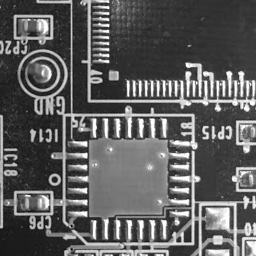
#> input picture python_package/imgs/ref.png, 256 x 256 px
$ jupyter execute Test.ipynb   (shell and % lines are left out)   (older library calls are emulated)
#> lines starting #> are read from the running program, lines starting #| are printed output that depends on the picture
### python_package/imregpoc.py
#!/usr/bin/python
# -*- coding: utf-8 -*-
''' Phase Correlation based image matching and registration libraries
'''
__author__ = "Yoshi Ri"
__copyright__ = "Copyright 2017, The University of Tokyo"
__credits__ = ["Yoshi Ri"]
__license__ = "BSD"
__version__ = "1.0.1"
__maintainer__ = "Yoshi Ri"
__email__ = "yoshiyoshidetteiu@gmail.com"
__status__ = "Production"

# Phase Correlation to Estimate Pose
import cv2
import numpy as np
import matplotlib.pyplot as plt # matplotlibの描画系
import math

class imregpoc:
    def __init__(self,iref,icmp,*,threshold = 0.06, alpha=0.5, beta=0.8, fitting = 'WeightedCOG'):
        self.orig_ref = iref.astype(np.float32)
        self.orig_cmp = icmp.astype(np.float32)
        self.th = threshold
        self.orig_center = np.array(self.orig_ref.shape)/2.0
        self.alpha = alpha
        self.beta = beta
        self.fitting = fitting

        self.param = [0,0,0,1]
        self.peak = 0
        self.affine = np.float32([1,0,0,0,1,0]).reshape(2,3)
        self.perspective = np.float32([1,0,0,0,1,0,0,0,0]).reshape(3,3)

        # set ref, cmp, center
        self.fft_padding()
        self.match()


    def define_fftsize(self):
        refshape = self.orig_ref.shape
        cmpshape = self.orig_cmp.shape
        if not refshape == cmpshape:
            print("The size of two input images are not equal! Estimation could be inaccurate.")
        maxsize = max(max(refshape),max(cmpshape))
        # we can use faster fft window size with scipy.fftpack.next_fast_len
        return maxsize

    def padding_image(self,img,imsize):
        pad_img = np.pad(img,[(0,imsize[0]-img.shape[0]),(0,imsize[1]-img.shape[1])],'constant')
        return pad_img

    def fft_padding(self):
        maxsize = self.define_fftsize()
        self.ref = self.padding_image(self.orig_ref,[maxsize,maxsize])
        self.cmp = self.padding_image(self.orig_cmp,[maxsize,maxsize])
        self.center = np.array(self.ref.shape)/2.0

    def fix_params(self):
        # If you padded to right and lower, perspective is the same with original image
        self.param = self.warp2poc(perspective = self.perspective, center = self.orig_center)


    def match(self):
        height,width = self.ref.shape
        self.hanw = cv2.createHanningWindow((width, height),cv2.CV_64F)

        # Windowing and FFT
        G_a = np.fft.fft2(self.ref*self.hanw)
        G_b = np.fft.fft2(self.cmp*self.hanw)

        # 1.1: Frequency Whitening
        self.LA = np.fft.fftshift(np.log(np.absolute(G_a)+1))
        self.LB = np.fft.fftshift(np.log(np.absolute(G_b)+1))
        # 1.2: Log polar Transformation
        cx = self.center[1]
        cy = self.center[0]
        self.Mag = width/math.log(width)
        self.LPA = cv2.logPolar(self.LA, (cy, cx), self.Mag, flags=cv2.INTER_LINEAR+cv2.WARP_FILL_OUTLIERS)
        self.LPB = cv2.logPolar(self.LB, (cy, cx), self.Mag, flags=cv2.INTER_LINEAR+cv2.WARP_FILL_OUTLIERS)

        # 1.3:filtering
        LPmin = math.floor(self.Mag*math.log(self.alpha*width/2.0/math.pi))
        LPmax = min(width, math.floor(self.Mag*math.log(width*self.beta/2)))
        assert LPmax > LPmin, 'Invalid condition!\n Enlarge lpmax tuning parameter or lpmin_tuning parameter'
        Tile = np.repeat([0.0,1.0,0.0],[LPmin-1,LPmax-LPmin+1,width-LPmax])
        self.Mask = np.tile(Tile,[height,1])
        self.LPA_filt = self.LPA*self.Mask
        self.LPB_filt = self.LPB*self.Mask

        # 1.4: Phase Correlate to Get Rotation and Scaling
        Diff,peak,self.r_rotatescale = self.PhaseCorrelation(self.LPA_filt,self.LPB_filt)
        theta1 = 2*math.pi * Diff[1] / height; # deg
        theta2 = theta1 + math.pi; # deg theta ambiguity
        invscale = math.exp(Diff[0]/self.Mag)
        # 2.1: Correct rotation and scaling
        b1 = self.Warp_4dof(self.cmp,[0,0,theta1,invscale])
        b2 = self.Warp_4dof(self.cmp,[0,0,theta2,invscale])

        # 2.2 : Translation estimation
        diff1, peak1, self.r1 = self.PhaseCorrelation(self.ref,b1)     #diff1, peak1 = PhaseCorrelation(a,b1)
        diff2, peak2, self.r2 = self.PhaseCorrelation(self.ref,b2)     #diff2, peak2 = PhaseCorrelation(a,b2)
        # Use cv2.phaseCorrelate(a,b1) because it is much faster

        # 2.3: Compare peaks and choose true rotational error
        if peak1 > peak2:
            Trans = diff1
            peak = peak1
            theta = -theta1
        else:
            Trans = diff2
            peak = peak2
            theta = -theta2

        if theta > math.pi:
            theta -= math.pi*2
        elif theta < -math.pi:
            theta += math.pi*2

        # Results
        self.param = [Trans[0],Trans[1],theta,1/invscale]
        self.peak = peak
        self.perspective = self.poc2warp(self.center,self.param)
        self.affine = self.perspective[0:2,:]
        self.fix_params()

    # [44 lines left out: function match_new, not called in this run]


    def poc2warp(self,center,param):
        cx,cy = center
        dx,dy,theta,scale = param
        cs = scale * math.cos(theta)
        sn = scale * math.sin(theta)

        Rot = np.float32([[cs, sn, 0],[-sn, cs,0],[0,0,1]])
        center_Trans = np.float32([[1,0,cx],[0,1,cy],[0,0,1]])
        center_iTrans = np.float32([[1,0,-cx],[0,1,-cy],[0,0,1]])
        cRot = np.dot(np.dot(center_Trans,Rot),center_iTrans)
        Trans = np.float32([[1,0,dx],[0,1,dy],[0,0,1]])
        Affine = np.dot(cRot,Trans)
        return Affine

    def warp2poc(self,center,perspective):
        cx,cy = center
        Center = np.float32([[1,0,cx],[0,1,cy],[0,0,1]])
        iCenter = np.float32([[1,0,-cx],[0,1,-cy],[0,0,1]])

        pocmatrix = np.dot(np.dot(iCenter,perspective),Center)
        dxy = np.dot(np.linalg.inv(pocmatrix[0:2,0:2]),pocmatrix[0:2,2])
        scale = np.sqrt(pocmatrix[0,0]**2+pocmatrix[0,1]**2)
        theta = np.arctan2(pocmatrix[0,1],pocmatrix[0,0])
        return [dxy[0],dxy[1],theta,scale]

    # Waro Image based on poc parameter
    def Warp_4dof(self,Img,param):
        center = np.array(Img.shape)/2
        rows,cols = Img.shape
        Affine = self.poc2warp(center,param)
        outImg = cv2.warpPerspective(Img, Affine, (cols,rows), cv2.INTER_LINEAR)
        return outImg

    def SubpixFitting(self,mat):
        if self.fitting == 'COG':
            TY,TX = self.CenterOfGravity(mat)
        elif self.fitting == 'WeightedCOG':
            TY,TX = self.WeightedCOG(mat)
        elif self.fitting == 'Parabola':
            TY,TX = self.Parabola(mat)
        else:
            print("Undefined subpixel fitting method! Use weighted center of gravity method instead.")
            TY,TX = self.WeightedCOG(mat)

        return [TY,TX]

    # Get peak point
    def CenterOfGravity(self,mat):
        hei,wid = mat.shape
        if hei != wid: # if mat size is not square, there must be something wrong
            print("Skip subpixel estimation!")
            return [0,0]
        Tile=np.arange(wid,dtype=float)-(wid-1.0)/2.0
        Tx = np.tile(Tile,[hei,1]) # Ty = Tx.T
        Sum = np.sum(mat)
        #print(mat)
        Ax = np.sum(mat*Tx)/Sum
        Ay = np.sum(mat*Tx.T)/Sum
        return [Ay,Ax]

    # Weighted Center Of Gravity
    def WeightedCOG(self,mat):
        if mat.size == 0:
            print("Skip subpixel estimation!")
            Res = [0,0]
        else:
            peak = mat.max()
            newmat = mat*(mat>peak/10) # discard information of lower peak
            Res = self.CenterOfGravity(newmat)
        return Res

    # Parabola subpixel fitting
    # [25 lines left out: function Parabola, not called in this run]


    # Phase Correlation
    def PhaseCorrelation(self, a, b):
        height,width = a.shape
        #dt = a.dtype # data type
        # Windowing

        # FFT
        G_a = np.fft.fft2(a*self.hanw)
        G_b = np.fft.fft2(b*self.hanw)
        conj_b = np.ma.conjugate(G_b)
        R = G_a*conj_b
        R /= np.absolute(R)
        r = np.fft.fftshift(np.fft.ifft2(R).real)
        # Get result and Interpolation
        DY,DX = np.unravel_index(r.argmax(), r.shape)
        # Subpixel Accuracy
        boxsize = 5
        box = r[DY-int((boxsize-1)/2):DY+int((boxsize-1)/2)+1,DX-int((boxsize-1)/2):DX+int((boxsize-1)/2)+1] # x times x box
        # subpix fitting
        self.peak = r[DY,DX]
        TY,TX= self.SubpixFitting(box)
        sDY = TY+DY
        sDX = TX+DX
        # Show the result
        return [math.floor(width/2)-sDX,math.floor(height/2)-sDY],self.peak,r

    # [7 lines left out: function MoveCenter, not called in this run]

    def getParam(self):
        return self.param

    def getPeak(self):
        return self.peak

    def getAffine(self):
        return self.affine

    def getPerspective(self):
        return  self.perspective


    def showRotatePeak(self):
        plt.imshow(self.r_rotatescale,vmin=self.r_rotatescale.min(),vmax=self.r_rotatescale.max(),cmap='gray')
        plt.show()

    # [6 lines left out: function showTranslationPeak, not called in this run]

    def showLPA(self):
        plt.imshow(self.LPA,vmin=self.LPA.min(),vmax=self.LPA.max(),cmap='gray')
        plt.show()

    def showLPB(self):
        plt.imshow(self.LPB,vmin=self.LPB.min(),vmax=self.LPB.max(),cmap='gray')
        plt.show()

    # [4 lines left out: function showMAT, not called in this run]

    def saveMat(self,MAT,name):
        cv2.imwrite(name,cv2.normalize(MAT,  MAT, 0, 255, cv2.NORM_MINMAX))

    def isSucceed(self):
        if self.peak > self.th:
            return 1
        return 0

    # function around mosaicing
    def convertRectangle(self,perspective=None):
        if perspective is None:
            perspective = self.perspective
        height,width = self.orig_cmp.shape
        rectangles = np.float32([[0,0, 0,width-1, height-1,0, height-1,width-1]]).reshape(1,4,2)
        converted_rectangle = cv2.perspectiveTransform(rectangles,np.linalg.inv(perspective))
        xmax = math.ceil(converted_rectangle[0,:,0].max())
        xmin = math.floor(converted_rectangle[0,:,0].min())
        ymax = math.ceil(converted_rectangle[0,:,1].max())
        ymin = math.floor(converted_rectangle[0,:,1].min())
        return [xmin,ymin,xmax,ymax]

    def stitching(self,perspective=None):
        if perspective is None:
            perspective = self.perspective
        xmin,ymin,xmax,ymax = self.convertRectangle()
        hei,wid = self.orig_ref.shape
        sxmax = max(xmax,wid-1)
        sxmin = min(xmin,0)
        symax = max(ymax,hei-1)
        symin = min(ymin,0)
        swidth,sheight = sxmax-sxmin+1,symax-symin+1
        xtrans,ytrans = 0-sxmin,0-symin
        Trans = np.float32([1,0,xtrans , 0,1,ytrans, 0,0,1]).reshape(3,3)
        newTrans = np.dot(Trans,np.linalg.inv(perspective))
        warpedimage = cv2.warpPerspective(self.orig_cmp,newTrans,(swidth,sheight),flags=cv2.INTER_LINEAR+cv2.WARP_FILL_OUTLIERS)
        warpedimage[ytrans:ytrans+hei,xtrans:xtrans+wid] = self.orig_ref
        plt.figure()
        plt.imshow(warpedimage,vmin=warpedimage.min(),vmax=warpedimage.max(),cmap='gray')
        plt.show()

    # [23 lines left out: function showCorrection, not called in this run]


class TempMatcher:

    def __init__(self,temp,descriptor = 'ORB'):

        # switch detector and matcher
        self.detector = self.get_des(descriptor)
        self.bf =  self.get_matcher(descriptor)# self matcher

        if self.detector == 0:
            print("Unknown Descriptor! \n")
            sys.exit()

        if len(temp.shape) > 2: #if color then convert BGR to GRAY
            temp = cv2.cvtColor(temp, cv2.COLOR_BGR2GRAY)

        self.template = temp
        #self.imsize = np.shape(self.template)
        self.kp1, self.des1 = self.detector.detectAndCompute(self.template,None)
        self.kpb,self.desb = self.kp1, self.des1
        self.flag = 0 # homography estimated flag
        self.scalebuf = []
        self.scale = 0
        self.H = np.eye(3,dtype=np.float32)
        self.dH1 = np.eye(3,dtype=np.float32)
        self.dH2 = np.eye(3,dtype=np.float32)
        self.matches = []
        self.inliers = []
        self.center = np.float32([temp.shape[1],temp.shape[0]]).reshape([1,2])/2

    def get_des(self,name):
        return {
            'ORB': cv2.ORB_create(nfeatures=500,scoreType=cv2.ORB_HARRIS_SCORE),
            'AKAZE': cv2.AKAZE_create(),
            'KAZE' : cv2.KAZE_create(),
            'SIFT' : cv2.SIFT_create(),
            #'SURF' : cv2.xfeatures2d.SURF_create() # temporary disable for opencv 4.5.1
        }.get(name, 0)

    def get_matcher(self,name): # Binary feature or not
        return {# Knnmatch do not need crossCheck
            'ORB'  : cv2.BFMatcher(cv2.NORM_HAMMING, crossCheck=False),
            'AKAZE': cv2.BFMatcher(cv2.NORM_HAMMING, crossCheck=False),
            'KAZE' : cv2.BFMatcher(cv2.NORM_HAMMING, crossCheck=False),
            'SIFT' : cv2.BFMatcher(),
            #'SURF' : cv2.BFMatcher()
        }.get(name, 0)

    '''
    Do matching based on the descriptor choosed in the constructor.
    Input 1. Compared Image
    Input 2. showflag for matched image
    '''
    def match(self,img,showflag=0):
        if len(img.shape) > 2: #if color then convert BGR to GRAY
            img = cv2.cvtColor(img, cv2.COLOR_BGR2GRAY)

        self.cmp = img
        kp2,des2 = self.detector.detectAndCompute(img,None)
        print('Matched Points Number:'+str(len(kp2)))
        if len(kp2) < 5:
            return [0,0,0,1],0,0

        matches = self.bf.knnMatch(self.des1,des2,k=2)
        good = []
        pts1 = []
        pts2 = []

        count = 0
        for m,n in matches:
            if m.distance < 0.5*n.distance:
                good.append([m])
                pts2.append(kp2[m.trainIdx].pt)
                pts1.append(self.kp1[m.queryIdx].pt)
                count += 1

        pts1 = np.float32(pts1)
        pts2 = np.float32(pts2)

        self.flag = 0
        self.show = img
        self.matches.append(count) #?
        self.inliner = 0

        if count > 4:
            self.H, self.mask = cv2.findHomography(pts1-self.center, pts2-self.center, cv2.RANSAC,3.0)
            self.inliner = np.count_nonzero(self.mask)

        if showflag:
            img3 = cv2.drawMatchesKnn(self.template, self.kp1, img, kp2, good, None, flags=2)
            plt.imshow(img3,cmap='gray')

        param = self.getpoc()
        return param, count, self.inliner

    def getPerspective(self):
        hei,wid = self.template.shape
        cy,cx = hei/2,wid/2
        Trans = np.float32([1,0,cx , 0,1,cy, 0,0,1]).reshape(3,3)
        iTrans= np.float32([1,0,-cx , 0,1,-cy, 0,0,1]).reshape(3,3)
        return np.dot(Trans,np.dot(self.H,iTrans))

    def getpoc(self):
        h,w = self.template.shape
        #Affine = MoveCenterOfImage(self.H,[0,0],[w/2,h/2])
        Affine = self.H

        if Affine is None:
            return [0,0,0,1]

        # Extraction
        A2 = Affine*Affine
        scale = math.sqrt(np.sum(A2[0:2,0:2])/2.0)
        theta = math.atan2(Affine[0,1],Affine[0,0])

        theta = theta*180.0/math.pi

        Trans = np.dot(np.linalg.inv(Affine[0:2,0:2]),Affine[0:2,2:3])
        return [Trans[0],Trans[1],theta,scale]

    def convertRectangle(self,perspective=None):
        if perspective is None:
            perspective = self.H
        height,width = self.cmp.shape
        rectangles = np.float32([[0,0, 0,width-1, height-1,0, height-1,width-1]]).reshape(1,4,2)
        converted_rectangle = cv2.perspectiveTransform(rectangles,np.linalg.inv(perspective))
        xmax = math.ceil(converted_rectangle[0,:,0].max())
        xmin = math.floor(converted_rectangle[0,:,0].min())
        ymax = math.ceil(converted_rectangle[0,:,1].max())
        ymin = math.floor(converted_rectangle[0,:,1].min())
        return [xmin,ymin,xmax,ymax]

    def stitching(self,perspective=None):
        if perspective is None:
            perspective = self.getPerspective()
        xmin,ymin,xmax,ymax = self.convertRectangle(self.getPerspective())
        hei,wid = self.template.shape
        sxmax = max(xmax,wid-1)
        sxmin = min(xmin,0)
        symax = max(ymax,hei-1)
        symin = min(ymin,0)
        swidth,sheight = sxmax-sxmin+1,symax-symin+1
        xtrans,ytrans = 0-sxmin,0-symin
        Trans = np.float32([1,0,xtrans , 0,1,ytrans, 0,0,1]).reshape(3,3)
        newTrans = np.dot(Trans,np.linalg.inv(perspective))
        warpedimage = cv2.warpPerspective(self.cmp,newTrans,(swidth,sheight),flags=cv2.INTER_LINEAR+cv2.WARP_FILL_OUTLIERS)
        warpedimage[ytrans:ytrans+hei,xtrans:xtrans+wid] = self.template
        plt.figure()
        plt.imshow(warpedimage,vmin=warpedimage.min(),vmax=warpedimage.max(),cmap='gray')
        plt.show()


# [21 lines that do not run on import are left out]
    # Save particular Image
    #match.saveMat(match.LPA,'LPA.png')
    #match.saveMat(match.LPA_filt,'LPA_filt.png')
    #match.saveMat(match.LA,'LA.png')


### python_package/Test.ipynb
# Module tests

[cell 1]
import cv2
import numpy as np
import imregpoc

[cell 2]
# for visualize
from matplotlib import pyplot as plt

## Phase correlation module test

[cell 3]
# read monocular image
ref = cv2.imread('imgs/ref.png',0)
#> ref is the input picture: shape (256, 256); min 0, max 255, mean 94.4
cmp = cv2.imread('imgs/cmp.png',0)
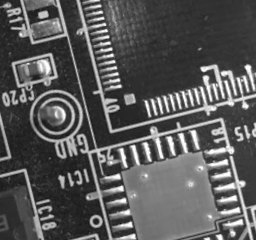
#> input picture python_package/imgs/cmp.png, 256 x 240 px
#> cmp is the input picture: shape (240, 256); min 14, max 255, mean 89

plt.subplot(121)
plt.imshow(ref,cmap='gray')
plt.title("reference")
plt.subplot(122)
plt.imshow(cmp,cmap='gray')
plt.title("compared")
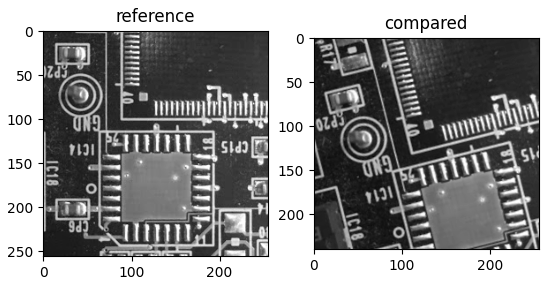
#> figure drawn by matplotlib, 2 panels

Init the image matching class

[cell 4]
# initialization
result = imregpoc.imregpoc(ref,cmp)
#> in padding_image (call 2), `pad_img = np.pad(img,[(0,imsize[0]-img.shape[0]),(0,imsize[1]-img.shap..`:
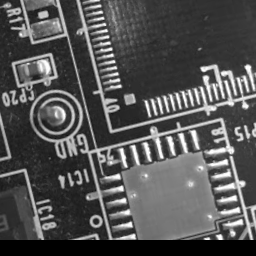
#> pad_img: shape (256, 256) float32; min 0, max 255, mean 83.4
#> in match, `self.LA = np.fft.fftshift(np.log(np.absolute(G_a)+1))`:
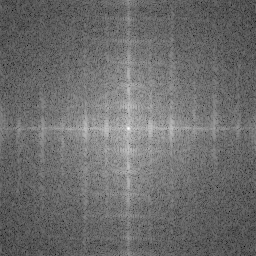
#> self.LA: shape (256, 256) float64; min 1.29, max 14.79, mean 7.05; drawn with min black and max white
#> in match, `self.LB = np.fft.fftshift(np.log(np.absolute(G_b)+1))`:
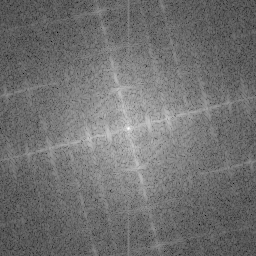
#> self.LB: shape (256, 256) float64; min 0.224, max 14.7, mean 6.64; drawn with min black and max white
#> in match, `self.LPA = cv2.logPolar(self.LA, (cy, cx), self.Mag, flags=cv2.INTER_L..`:
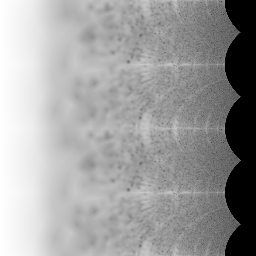
#> self.LPA: shape (256, 256) float64; min 0, max 14.79, mean 9.18; drawn with min black and max white
#> in match, `self.LPB = cv2.logPolar(self.LB, (cy, cx), self.Mag, flags=cv2.INTER_L..`:
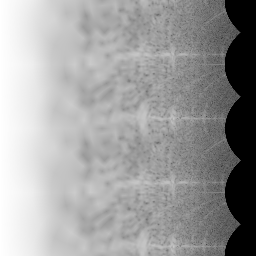
#> self.LPB: shape (256, 256) float64; min 0, max 14.7, mean 9.12; drawn with min black and max white
#> in match, `self.LPB_filt = self.LPB*self.Mask`:
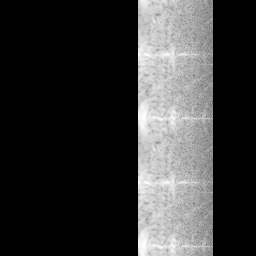
#> self.LPB_filt: shape (256, 256) float64; min 0, max 11.44, mean 2.47; drawn with min black and max white
#> in PhaseCorrelation, `r = np.fft.fftshift(np.fft.ifft2(R).real)`:
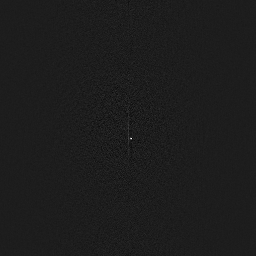
#> r: shape (256, 256) float64; min -0.0356, max 0.274, mean 1.53e-05; drawn with min black and max white
#> in PhaseCorrelation, `DY,DX = np.unravel_index(r.argmax(), r.shape)`: DY = 138; DX = 131
#> in PhaseCorrelation, `box = r[DY-int((boxsize-1)/2):DY+int((boxsize-1)/2)+1,DX-int((boxsize-..`: box = [[0.00186, -0.00392, 0.004, 0.00725, -0.00573], [-0.0034, 0.0415, -0.00322, 0.00987, -0.00157], [0.00388, 0.178, 0.274, -0.0356, 0.0183], [0.00243, 0.0328, 0.0599, -0.00104, 0.000521], [0.00701, -0.00336, -0.0162, -0.0151, -0.00468]]
#> in PhaseCorrelation, `self.peak = r[DY,DX]`: self.peak = 0.274
#> in WeightedCOG, `newmat = mat*(mat>peak/10)`: newmat = [[0, 0, 0, 0, 0], [0, 0.0415, 0, 0, 0], [0, 0.178, 0.274, 0, 0], [0, 0.0328, 0.0599, 0, 0], [0, 0, 0, 0, 0]]
#> in CenterOfGravity, `Sum = np.sum(mat)`: Sum = 0.586
#> in CenterOfGravity, `Ax = np.sum(mat*Tx)/Sum`: Ax = -0.43
#> in CenterOfGravity, `Ay = np.sum(mat*Tx.T)/Sum`: Ay = 0.0874
#> in WeightedCOG, `Res = self.CenterOfGravity(newmat)`: Res = [0.0874, -0.43]
#> in SubpixFitting, `TY,TX = self.WeightedCOG(mat)`: TY = 0.0874; TX = -0.43
#> in PhaseCorrelation, `TY,TX= self.SubpixFitting(box)`: TY = 0.0874; TX = -0.43
#> in PhaseCorrelation, `sDY = TY+DY`: sDY = 138.1
#> in PhaseCorrelation, `sDX = TX+DX`: sDX = 130.6
#> in match, `Diff,peak,self.r_rotatescale = self.PhaseCorrelation(self.LPA_filt,sel..`: Diff = [-2.57, -10.09]; peak = 0.274
#> in match, `theta1 = 2*math.pi * Diff[1] / height;`: theta1 = -0.248
#> in match, `theta2 = theta1 + math.pi;`: theta2 = 2.89
#> in match, `invscale = math.exp(Diff[0]/self.Mag)`: invscale = 0.946
#> in poc2warp, `dx,dy,theta,scale = param`: dx = 0; theta = -0.248; scale = 0.946
#> in poc2warp, `cs = scale * math.cos(theta)`: cs = 0.917
#> in poc2warp, `sn = scale * math.sin(theta)`: sn = -0.232
#> in poc2warp, `Rot = np.float32([[cs, sn, 0],[-sn, cs,0],[0,0,1]])`: Rot = [[0.917, -0.232, 0], [0.232, 0.917, 0], [0, 0, 1]]
#> in poc2warp, `cRot = np.dot(np.dot(center_Trans,Rot),center_iTrans)`: cRot = [[0.917, -0.232, 40.29], [0.232, 0.917, -19.05], [0, 0, 1]]
#> in poc2warp, `Trans = np.float32([[1,0,dx],[0,1,dy],[0,0,1]])`: Trans = [[1, 0, 0], [0, 1, 0], [0, 0, 1]]
#> in poc2warp, `Affine = np.dot(cRot,Trans)`: Affine has the same summary as cRot
#> in Warp_4dof, `Affine = self.poc2warp(center,param)`: Affine has the same summary as cRot in poc2warp
#> in Warp_4dof, `outImg = cv2.warpPerspective(Img, Affine, (cols,rows), cv2.INTER_LINEAR)`:
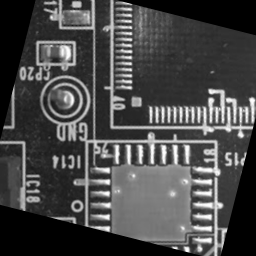
#> outImg: shape (256, 256) float32; min 0, max 255, mean 72.4
#> (the rest of the program and of its run is left out)
